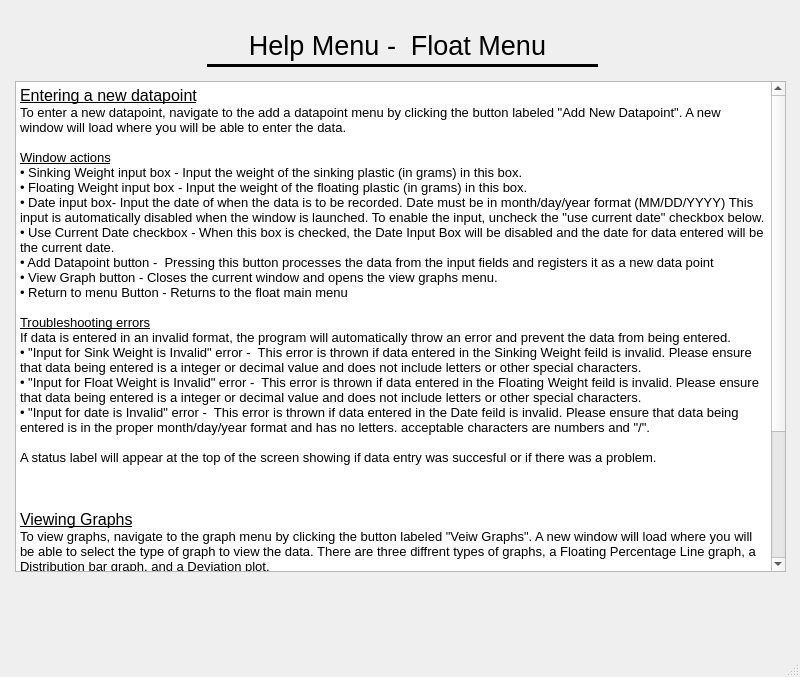
<?xml version="1.0" encoding="UTF-8"?>
<ui version="4.0">
 <class>MainWindow</class>
 <widget class="QMainWindow" name="MainWindow">
  <property name="geometry">
   <rect>
    <x>0</x>
    <y>0</y>
    <width>800</width>
    <height>677</height>
   </rect>
  </property>
  <property name="windowTitle">
   <string>MainWindow</string>
  </property>
  <widget class="QWidget" name="centralwidget">
   <widget class="Line" name="line">
    <property name="geometry">
     <rect>
      <x>207</x>
      <y>50</y>
      <width>391</width>
      <height>31</height>
     </rect>
    </property>
    <property name="frameShadow">
     <enum>QFrame::Plain</enum>
    </property>
    <property name="lineWidth">
     <number>3</number>
    </property>
    <property name="orientation">
     <enum>Qt::Horizontal</enum>
    </property>
   </widget>
   <widget class="QLabel" name="label">
    <property name="geometry">
     <rect>
      <x>47</x>
      <y>20</y>
      <width>701</width>
      <height>51</height>
     </rect>
    </property>
    <property name="font">
     <font>
      <pointsize>20</pointsize>
     </font>
    </property>
    <property name="text">
     <string>Help Menu -  Float Menu</string>
    </property>
    <property name="alignment">
     <set>Qt::AlignCenter</set>
    </property>
   </widget>
   <widget class="QTextBrowser" name="textBrowser">
    <property name="geometry">
     <rect>
      <x>15</x>
      <y>81</y>
      <width>771</width>
      <height>491</height>
     </rect>
    </property>
    <property name="html">
     <string>&lt;!DOCTYPE HTML PUBLIC &quot;-//W3C//DTD HTML 4.0//EN&quot; &quot;http://www.w3.org/TR/REC-html40/strict.dtd&quot;&gt;
&lt;html&gt;&lt;head&gt;&lt;meta name=&quot;qrichtext&quot; content=&quot;1&quot; /&gt;&lt;style type=&quot;text/css&quot;&gt;
p, li { white-space: pre-wrap; }
&lt;/style&gt;&lt;/head&gt;&lt;body style=&quot; font-family:'MS Shell Dlg 2'; font-size:8.25pt; font-weight:400; font-style:normal;&quot;&gt;
&lt;p style=&quot; margin-top:0px; margin-bottom:0px; margin-left:0px; margin-right:0px; -qt-block-indent:0; text-indent:0px;&quot;&gt;&lt;span style=&quot; font-size:12pt; text-decoration: underline;&quot;&gt;Entering a new datapoint&lt;/span&gt;&lt;/p&gt;
&lt;p style=&quot; margin-top:0px; margin-bottom:0px; margin-left:0px; margin-right:0px; -qt-block-indent:0; text-indent:0px;&quot;&gt;&lt;span style=&quot; font-size:10pt;&quot;&gt;To enter a new datapoint, navigate to the add a datapoint menu by clicking the button labeled &amp;quot;Add New Datapoint&amp;quot;. A new window will load where you will be able to enter the data.&lt;/span&gt;&lt;/p&gt;
&lt;p style=&quot;-qt-paragraph-type:empty; margin-top:0px; margin-bottom:0px; margin-left:0px; margin-right:0px; -qt-block-indent:0; text-indent:0px; font-size:10pt;&quot;&gt;&lt;br /&gt;&lt;/p&gt;
&lt;p style=&quot; margin-top:0px; margin-bottom:0px; margin-left:0px; margin-right:0px; -qt-block-indent:0; text-indent:0px;&quot;&gt;&lt;span style=&quot; font-size:10pt; text-decoration: underline;&quot;&gt;Window actions&lt;/span&gt;&lt;/p&gt;
&lt;p style=&quot; margin-top:0px; margin-bottom:0px; margin-left:0px; margin-right:0px; -qt-block-indent:0; text-indent:0px;&quot;&gt;&lt;span style=&quot; font-size:10pt;&quot;&gt;• Sinking Weight input box - Input the weight of the sinking plastic (in grams) in this box.&lt;/span&gt;&lt;/p&gt;
&lt;p style=&quot; margin-top:0px; margin-bottom:0px; margin-left:0px; margin-right:0px; -qt-block-indent:0; text-indent:0px;&quot;&gt;&lt;span style=&quot; font-size:10pt;&quot;&gt;• Floating Weight input box - Input the weight of the floating plastic (in grams) in this box.&lt;/span&gt;&lt;/p&gt;
&lt;p style=&quot; margin-top:0px; margin-bottom:0px; margin-left:0px; margin-right:0px; -qt-block-indent:0; text-indent:0px;&quot;&gt;&lt;span style=&quot; font-size:10pt;&quot;&gt;• Date input box- Input the date of when the data is to be recorded. Date must be in month/day/year format (MM/DD/YYYY) This input is automatically disabled when the window is launched. To enable the input, uncheck the &amp;quot;use current date&amp;quot; checkbox below.&lt;/span&gt;&lt;/p&gt;
&lt;p style=&quot; margin-top:0px; margin-bottom:0px; margin-left:0px; margin-right:0px; -qt-block-indent:0; text-indent:0px;&quot;&gt;&lt;span style=&quot; font-size:10pt;&quot;&gt;• Use Current Date checkbox - When this box is checked, the Date Input Box will be disabled and the date for data entered will be the current date.&lt;/span&gt;&lt;/p&gt;
&lt;p style=&quot; margin-top:0px; margin-bottom:0px; margin-left:0px; margin-right:0px; -qt-block-indent:0; text-indent:0px;&quot;&gt;&lt;span style=&quot; font-size:10pt;&quot;&gt;• Add Datapoint button -  Pressing this button processes the data from the input fields and registers it as a new data point&lt;/span&gt;&lt;/p&gt;
&lt;p style=&quot; margin-top:0px; margin-bottom:0px; margin-left:0px; margin-right:0px; -qt-block-indent:0; text-indent:0px;&quot;&gt;&lt;span style=&quot; font-size:10pt;&quot;&gt;• View Graph button - Closes the current window and opens the view graphs menu.&lt;/span&gt;&lt;/p&gt;
&lt;p style=&quot; margin-top:0px; margin-bottom:0px; margin-left:0px; margin-right:0px; -qt-block-indent:0; text-indent:0px;&quot;&gt;&lt;span style=&quot; font-size:10pt;&quot;&gt;• Return to menu Button - Returns to the float main menu &lt;/span&gt;&lt;/p&gt;
&lt;p style=&quot;-qt-paragraph-type:empty; margin-top:0px; margin-bottom:0px; margin-left:0px; margin-right:0px; -qt-block-indent:0; text-indent:0px; font-size:10pt;&quot;&gt;&lt;br /&gt;&lt;/p&gt;
&lt;p style=&quot; margin-top:0px; margin-bottom:0px; margin-left:0px; margin-right:0px; -qt-block-indent:0; text-indent:0px;&quot;&gt;&lt;span style=&quot; font-size:10pt; text-decoration: underline;&quot;&gt;Troubleshooting errors&lt;/span&gt;&lt;/p&gt;
&lt;p style=&quot; margin-top:0px; margin-bottom:0px; margin-left:0px; margin-right:0px; -qt-block-indent:0; text-indent:0px;&quot;&gt;&lt;span style=&quot; font-size:10pt;&quot;&gt;If data is entered in an invalid format, the program will automatically throw an error and prevent the data from being entered.&lt;/span&gt;&lt;/p&gt;
&lt;p style=&quot; margin-top:0px; margin-bottom:0px; margin-left:0px; margin-right:0px; -qt-block-indent:0; text-indent:0px;&quot;&gt;&lt;span style=&quot; font-size:10pt;&quot;&gt;• &amp;quot;Input for Sink Weight is Invalid&amp;quot; error -  This error is thrown if data entered in the Sinking Weight feild is invalid. Please ensure that data being entered is a integer or decimal value and does not include letters or other special characters.&lt;/span&gt;&lt;/p&gt;
&lt;p style=&quot; margin-top:0px; margin-bottom:0px; margin-left:0px; margin-right:0px; -qt-block-indent:0; text-indent:0px;&quot;&gt;&lt;span style=&quot; font-size:10pt;&quot;&gt;• &amp;quot;Input for Float Weight is Invalid&amp;quot; error -  This error is thrown if data entered in the Floating Weight feild is invalid. Please ensure that data being entered is a integer or decimal value and does not include letters or other special characters.&lt;/span&gt;&lt;/p&gt;
&lt;p style=&quot; margin-top:0px; margin-bottom:0px; margin-left:0px; margin-right:0px; -qt-block-indent:0; text-indent:0px;&quot;&gt;&lt;span style=&quot; font-size:10pt;&quot;&gt;• &amp;quot;Input for date is Invalid&amp;quot; error -  This error is thrown if data entered in the Date feild is invalid. Please ensure that data being entered is in the proper month/day/year format and has no letters. acceptable characters are numbers and &amp;quot;/&amp;quot;.&lt;/span&gt;&lt;/p&gt;
&lt;p style=&quot;-qt-paragraph-type:empty; margin-top:0px; margin-bottom:0px; margin-left:0px; margin-right:0px; -qt-block-indent:0; text-indent:0px; font-size:10pt;&quot;&gt;&lt;br /&gt;&lt;/p&gt;
&lt;p style=&quot; margin-top:0px; margin-bottom:0px; margin-left:0px; margin-right:0px; -qt-block-indent:0; text-indent:0px;&quot;&gt;&lt;span style=&quot; font-size:10pt;&quot;&gt;A status label will appear at the top of the screen showing if data entry was succesful or if there was a problem.&lt;/span&gt;&lt;/p&gt;
&lt;p style=&quot;-qt-paragraph-type:empty; margin-top:0px; margin-bottom:0px; margin-left:0px; margin-right:0px; -qt-block-indent:0; text-indent:0px; font-size:10pt;&quot;&gt;&lt;br /&gt;&lt;/p&gt;
&lt;p style=&quot; margin-top:0px; margin-bottom:0px; margin-left:0px; margin-right:0px; -qt-block-indent:0; text-indent:0px;&quot;&gt;&lt;span style=&quot; font-size:10pt;&quot;&gt; &lt;/span&gt;&lt;/p&gt;
&lt;p style=&quot;-qt-paragraph-type:empty; margin-top:0px; margin-bottom:0px; margin-left:0px; margin-right:0px; -qt-block-indent:0; text-indent:0px; font-size:10pt;&quot;&gt;&lt;br /&gt;&lt;/p&gt;
&lt;p style=&quot; margin-top:0px; margin-bottom:0px; margin-left:0px; margin-right:0px; -qt-block-indent:0; text-indent:0px;&quot;&gt;&lt;span style=&quot; font-size:12pt; text-decoration: underline;&quot;&gt;Viewing Graphs&lt;/span&gt;&lt;/p&gt;
&lt;p style=&quot; margin-top:0px; margin-bottom:0px; margin-left:0px; margin-right:0px; -qt-block-indent:0; text-indent:0px;&quot;&gt;&lt;span style=&quot; font-size:10pt;&quot;&gt;To view graphs, navigate to the graph menu by clicking the button labeled &amp;quot;Veiw Graphs&amp;quot;. A new window will load where you will be able to select the type of graph to view the data. There are three diffrent types of graphs, a Floating Percentage Line graph, a Distribution bar graph, and a Deviation plot.&lt;/span&gt;&lt;/p&gt;
&lt;p style=&quot;-qt-paragraph-type:empty; margin-top:0px; margin-bottom:0px; margin-left:0px; margin-right:0px; -qt-block-indent:0; text-indent:0px; font-size:10pt;&quot;&gt;&lt;br /&gt;&lt;/p&gt;
&lt;p style=&quot; margin-top:0px; margin-bottom:0px; margin-left:0px; margin-right:0px; -qt-block-indent:0; text-indent:0px;&quot;&gt;&lt;span style=&quot; font-size:10pt; text-decoration: underline;&quot;&gt;Floating Percentage Line Graph&lt;/span&gt;&lt;/p&gt;
&lt;p style=&quot;-qt-paragraph-type:empty; margin-top:0px; margin-bottom:0px; margin-left:0px; margin-right:0px; -qt-block-indent:0; text-indent:0px; font-size:10pt; text-decoration: underline;&quot;&gt;&lt;br /&gt;&lt;/p&gt;
&lt;p style=&quot;-qt-paragraph-type:empty; margin-top:0px; margin-bottom:0px; margin-left:0px; margin-right:0px; -qt-block-indent:0; text-indent:0px; font-size:10pt; text-decoration: underline;&quot;&gt;&lt;br /&gt;&lt;/p&gt;
&lt;p style=&quot;-qt-paragraph-type:empty; margin-top:0px; margin-bottom:0px; margin-left:0px; margin-right:0px; -qt-block-indent:0; text-indent:0px; font-size:10pt;&quot;&gt;&lt;br /&gt;&lt;/p&gt;
&lt;p style=&quot;-qt-paragraph-type:empty; margin-top:0px; margin-bottom:0px; margin-left:0px; margin-right:0px; -qt-block-indent:0; text-indent:0px; font-size:10pt;&quot;&gt;&lt;br /&gt;&lt;/p&gt;
&lt;p style=&quot;-qt-paragraph-type:empty; margin-top:0px; margin-bottom:0px; margin-left:0px; margin-right:0px; -qt-block-indent:0; text-indent:0px; font-size:10pt;&quot;&gt;&lt;br /&gt;&lt;/p&gt;
&lt;p style=&quot;-qt-paragraph-type:empty; margin-top:0px; margin-bottom:0px; margin-left:0px; margin-right:0px; -qt-block-indent:0; text-indent:0px; font-size:10pt;&quot;&gt;&lt;br /&gt;&lt;/p&gt;
&lt;p style=&quot;-qt-paragraph-type:empty; margin-top:0px; margin-bottom:0px; margin-left:0px; margin-right:0px; -qt-block-indent:0; text-indent:0px; font-size:10pt;&quot;&gt;&lt;br /&gt;&lt;/p&gt;
&lt;p style=&quot;-qt-paragraph-type:empty; margin-top:0px; margin-bottom:0px; margin-left:0px; margin-right:0px; -qt-block-indent:0; text-indent:0px; font-size:10pt;&quot;&gt;&lt;br /&gt;&lt;/p&gt;
&lt;p style=&quot;-qt-paragraph-type:empty; margin-top:0px; margin-bottom:0px; margin-left:0px; margin-right:0px; -qt-block-indent:0; text-indent:0px; font-size:16pt;&quot;&gt;&lt;br /&gt;&lt;/p&gt;&lt;/body&gt;&lt;/html&gt;</string>
    </property>
   </widget>
  </widget>
  <widget class="QMenuBar" name="menubar">
   <property name="geometry">
    <rect>
     <x>0</x>
     <y>0</y>
     <width>800</width>
     <height>21</height>
    </rect>
   </property>
  </widget>
  <widget class="QStatusBar" name="statusbar"/>
 </widget>
 <resources/>
 <connections/>
</ui>
